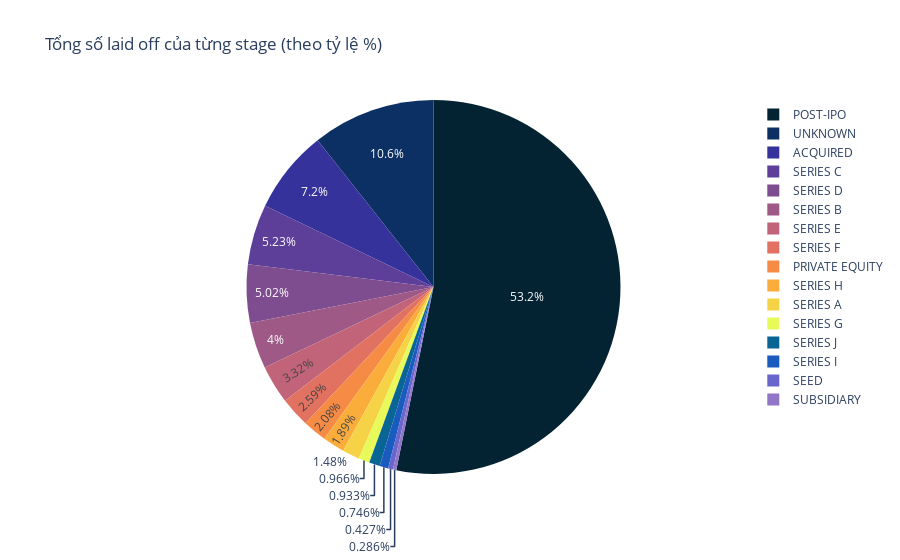

The code cell stored with this chart in its notebook:
### Code cell
px.pie(stage_df,names='stage',values='total_laid_off',
      color_discrete_sequence=px.colors.sequential.thermal,
       title='Tổng số laid off của từng stage (theo tỷ lệ %)')

### Figure 1 — Plotly figure (JSON) as saved in the notebook; plotly's stock layout.template omitted (floating-point values rounded to 4 significant figures)
{"data": [{"domain": {"x": [0, 1], "y": [0, 1]}, "hovertemplate": "stage=%{label}<br>total_laid_off=%{value}<extra></extra>", "labels": ["ACQUIRED", "POST-IPO", "PRIVATE EQUITY", "SEED", "SERIES A", "SERIES B", "SERIES C", "SERIES D", "SERIES E", "SERIES F", "SERIES G", "SERIES H", "SERIES I", "SERIES J", "SUBSIDIARY", "UNKNOWN"], "legendgroup": "", "name": "", "showlegend": true, "type": "pie", "values": [27576, 203632, 7957, 1636, 5678, 15311, 20017, 19225, 12697, 9932, 3697, 7244, 2855, 3570, 1094, 40716]}], "layout": {"legend": {"tracegroupgap": 0}, "piecolorway": ["rgb(3, 35, 51)", "rgb(13, 48, 100)", "rgb(53, 50, 155)", "rgb(93, 62, 153)", "rgb(126, 77, 143)", "rgb(158, 89, 135)", "rgb(193, 100, 121)", "rgb(225, 113, 97)", "rgb(246, 139, 69)", "rgb(251, 173, 60)", "rgb(246, 211, 70)", "rgb(231, 250, 90)"], "title": {"text": "Tổng số laid off của từng stage (theo tỷ lệ %)"}}}
